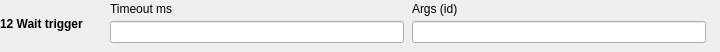
  <widget class="caFrame" name="editActionFrame12">
   <property name="geometry"><rect><x>180</x><y>258</y><width>720</width><height>52</height></rect></property>
   <property name="visibility"><enum>caFrame::Calc</enum></property>
   <property name="visibilityCalc"><string notr="true">A==12</string></property>
   <property name="channel" stdset="0"><string notr="true">$(SEQ_PFX)Edit-Action</string></property>
   <widget class="caLabel" name="editActionName12">
    <property name="geometry"><rect><x>0</x><y>2</y><width>105</width><height>43</height></rect></property>
    <property name="font"><font><bold>true</bold></font></property>
    <property name="wordWrap"><bool>true</bool></property>
    <property name="text"><string>12 Wait trigger</string></property>
   </widget>
   <widget class="caLabel" name="editTimeoutMsLabelA12_0"><property name="geometry"><rect><x>110</x><y>0</y><width>294</width><height>18</height></rect></property><property name="text"><string>Timeout ms</string></property></widget>
   <widget class="caTextEntry" name="editTimeoutMsA12_0"><property name="geometry"><rect><x>110</x><y>21</y><width>294</width><height>22</height></rect></property><property name="channel" stdset="0"><string notr="true">$(SEQ_PFX)Edit-TimeoutMs</string></property></widget>
   <widget class="caLabel" name="editArgsLabelA12_1"><property name="geometry"><rect><x>412</x><y>0</y><width>294</width><height>18</height></rect></property><property name="text"><string>Args (id)</string></property></widget>
   <widget class="caTextEntry" name="editArgsA12_1"><property name="geometry"><rect><x>412</x><y>21</y><width>294</width><height>22</height></rect></property><property name="channel" stdset="0"><string notr="true">$(SEQ_PFX)Edit-Args</string></property><property name="formatType"><enum>caLineEdit::string</enum></property></widget>
  </widget>
